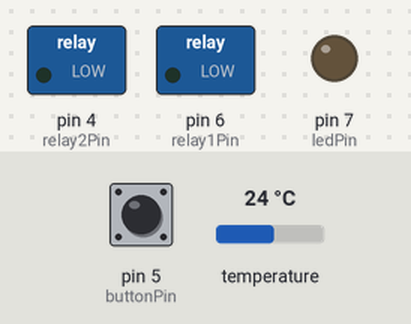
This sketch was run on a simulated Arduino Uno, built with avr-gcc and run on an emulated ATmega328P. Parts: switched loads named in the sketch (green lamp = pin HIGH), output pins drawn as LEDs (lit = HIGH). Inputs (shaded band) come from the test bench; at power-on: pin 5 (buttonPin) LOW, temperature 24 °C. What the sketch prints to the serial monitor is not drawn.

Above: at 2.8 s.
2.9 s: pin 5 (buttonPin) pulled HIGH for 1.3 s
At 3.6 s:
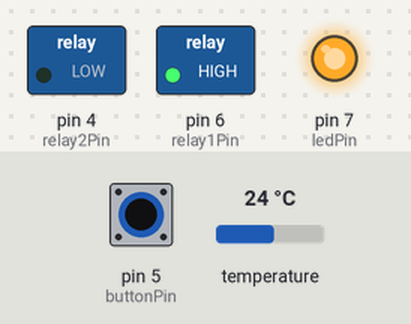
Timing chart, 0 to 5.9 s (numbered marks = the images above; inputs shaded):
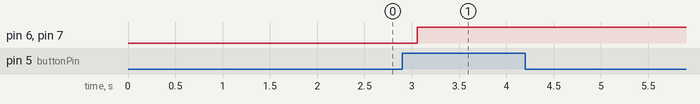

Measured:
- after the input at 2.9 s, pin 6 (relay1Pin), pin 7 (ledPin): LOW → HIGH after 0.16 s

The sketch:

temperature_sensor_code.ino
```cpp
// setting up libraries
#include <OneWire.h>
#include <DallasTemperature.h>
#define ONE_WIRE_BUS 2

OneWire oneWire(ONE_WIRE_BUS);
DallasTemperature sensors(&oneWire);

// variables/pins
 float Celcius=0;

 int start = 0;
 int ledPin = 7;
 int relay1Pin = 6;
 int buttonPin = 5;

 int relay2Pin = 4;


 int buttonState = 0;

 int timer = 0;


void setup(void)
{
  Serial.begin(9600);
  sensors.begin();
  pinMode(ledPin, OUTPUT);
  pinMode(relay1Pin, OUTPUT);
  pinMode(buttonPin, INPUT);
  pinMode(relay2Pin, OUTPUT);
}
void loop(void)
{
  sensors.requestTemperatures();
  delay(250);
  Celcius=sensors.getTempCByIndex(0);
 // Serial.print(" C  ");
 // Serial.print(Celcius);

  if (Celcius > 80)
  {
    digitalWrite(relay1Pin, LOW);
  }

  buttonState = digitalRead(buttonPin);

  if (buttonState == HIGH) {
    if (Celcius > 35){
      while (timer < 30){ // chanage back to 50 for cold water `
        digitalWrite(ledPin, HIGH); // turning on LED
        digitalWrite(relay1Pin, HIGH); // turning on heater
        delay(2400);
        timer ++;
        Celcius=sensors.getTempCByIndex(0);
        //Serial.print(" C  ");
        //Serial.print(Celcius);
        Serial.println(timer);
          if (Celcius > 80)
            {
              digitalWrite(relay1Pin, LOW);
            }

      }
      digitalWrite(relay1Pin, LOW);
      digitalWrite(ledPin, LOW);

      digitalWrite(relay2Pin, HIGH);
      delay(12000);

      digitalWrite(relay2Pin, LOW);
    }
    else {
      while (timer < 50){ // chanage back to 50 for cold water `
        digitalWrite(ledPin, HIGH); // turning on LED
        digitalWrite(relay1Pin, HIGH); // turning on heater
        delay(2400);
        timer ++;
        Celcius=sensors.getTempCByIndex(0);
        //Serial.print(" C  ");
        //Serial.print(Celcius);
        Serial.println(timer);
          if (Celcius > 80)
            {
              digitalWrite(relay1Pin, LOW);
            }

      }
      digitalWrite(relay1Pin, LOW);
      digitalWrite(ledPin, LOW);

      digitalWrite(relay2Pin, HIGH);
      delay(12000);

      digitalWrite(relay2Pin, LOW);
  }

}

}
```
